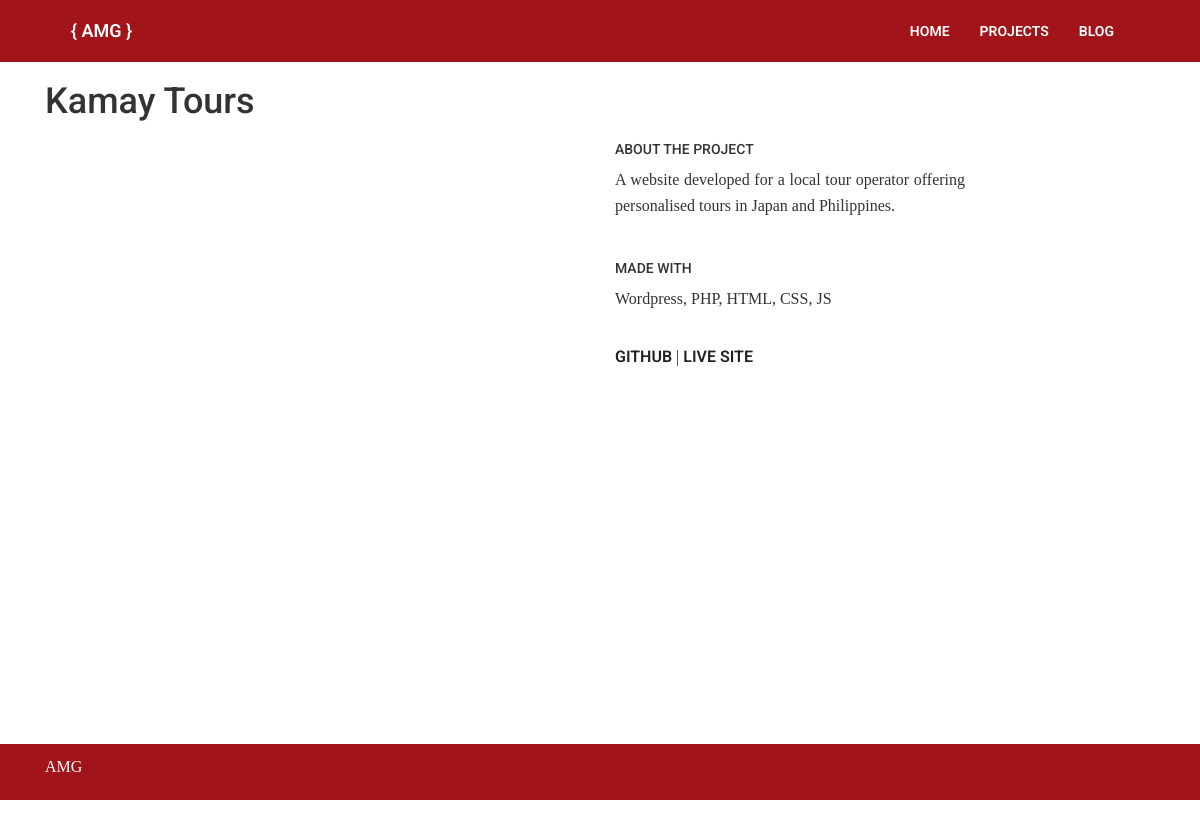
Screenshot of /3/ with the database file from the repository.
### projects/models.py (models this page shows, shortened)
class Project(models.Model):
	title = models.CharField(max_length=100)
	introtext = models.CharField(max_length=200, blank=True)
	description = models.TextField()
	technology = models.CharField(max_length=200)
	githuburl = models.URLField(max_length=250, blank=True)
	livesite = models.URLField(max_length=250, blank=True)
	image = models.FileField(upload_to="project_images/", blank=True)

### projects/views.py (the view)
# urls.py: path("<int:pk>/", views.project_detail, name="project_detail"),
def project_detail(request, pk):
	project = Project.objects.get(pk=pk)
	context = {
		'project': project
	}
	return render(request, 'project_detail.html', context)

### projects/templates/project_detail.html (shortened to what this page needs)
{% extends "base.html" %}
{% load static %}
{% block page_content %}
<div class="container">
<h1>{{ project.title }}</h1>
    <div class="row">
        <div class="col-md-6">
        </div>
        <div class="col-md-4">
            <h5>ABOUT THE PROJECT</h5>
            <p>{{ project.description }}</p>
            <br>
            <h5>MADE WITH</h5>
            <p>{{ project.technology }}</p>
            <br>
            <p>
                <span><a href="{{ project.githuburl }}" target="_blank">GITHUB</a></span><span>  |  </span>
                <span><a href="{{ project.livesite }}" target="_blank">LIVE SITE</a></span>
            </p>
        </div>
    </div>
</div>
{% endblock %}

### projects/static/css/styles.css (style rules this page uses)
a, a:focus, a:hover { color: #222; text-transform: uppercase; font-weight: 600; font-family: 'Roboto', 'Avenir' , Arial, Helvetica, sans-serif; }
p { line-height: 1.6; font-size: medium; text-align: justify; }
h1,h2,h3, h4,h5,h6 { font-family: 'Roboto', 'Avenir' , Arial, Helvetica, sans-serif; }
html, body { font-family: Palatino, "Palatino Linotype", "Book Antiqua", "Hoefler Text", Georgia, "Lucida Bright", Cambria, Times, "Times New Roman", serif; line-height: 1.6; min-height: 100vh; position: relative; padding-bottom: 30px; }

### rows the page displays
Project: title "Kamay Tours", description "A website developed for a local tour operator offering personalised tours in Japan and Philippines.", technology "Wordpress, PHP, HTML, CSS, JS"
